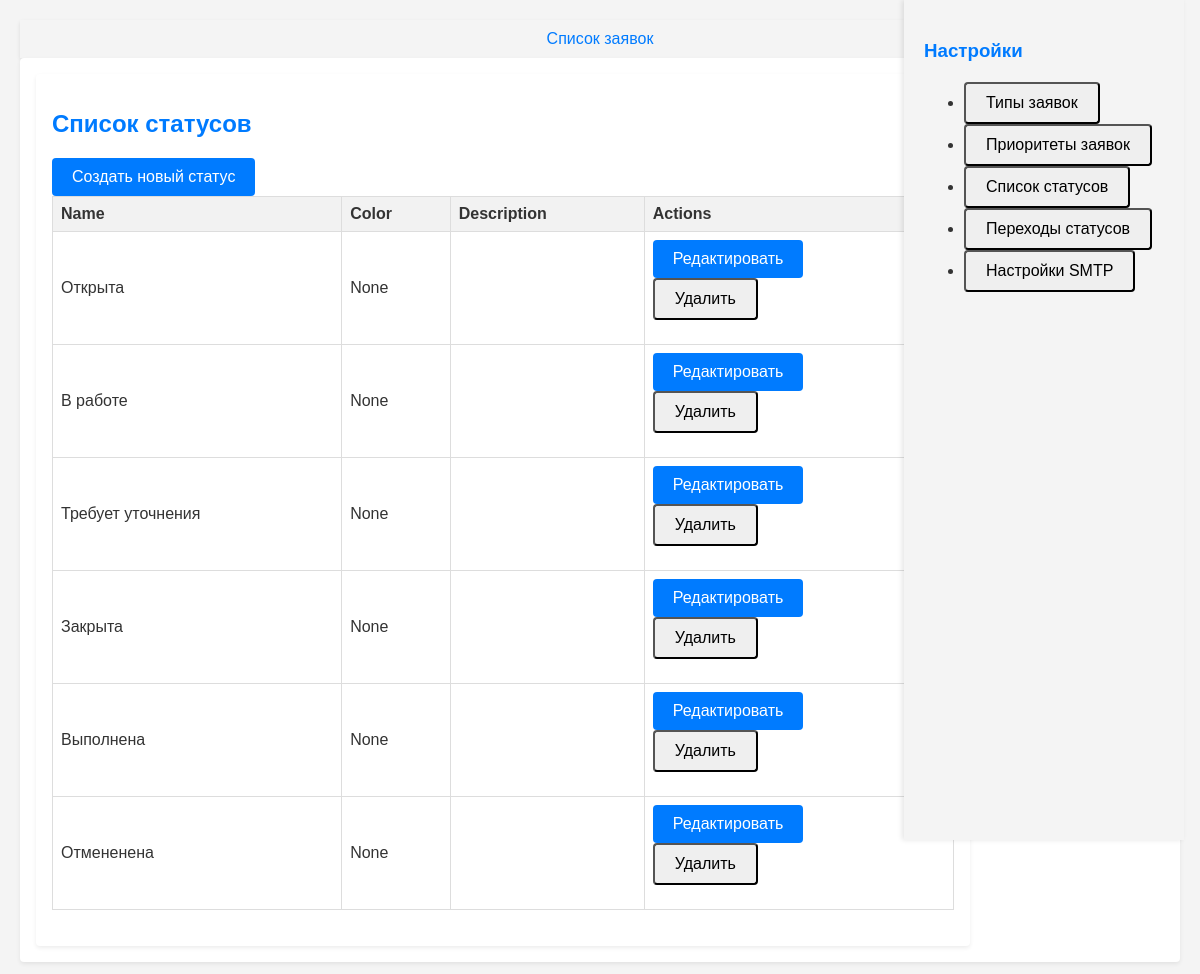
Page /status/ on the earlier database version.
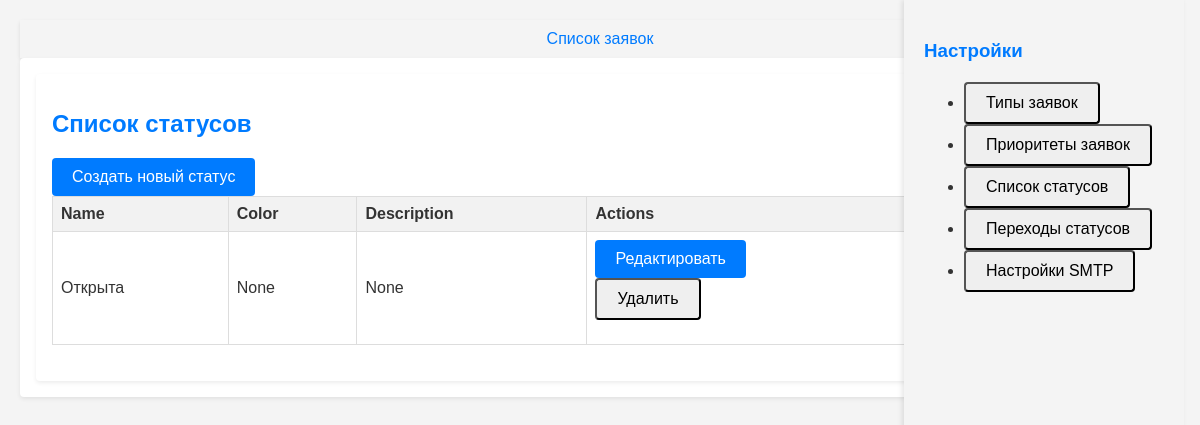
Same page on the later database version.
### service/models.py (models this page shows, shortened)
class Status(models.Model):
    name = models.CharField(max_length=50, unique=True)
    color = models.CharField(max_length=20, blank=True, null=True)
    description = models.TextField(blank=True, null=True)

### service/views/settings_views.py (the view)
# urls.py: path('status/', status_list, name='status_list'),
def status_list(request):
    statuses = Status.objects.all()
    return render(request, 'settings/status_list.html', {'statuses': statuses})

### service/templates/settings/status_list.html (shortened to what this page needs)
{% extends 'settings/settings_sidebar.html' %}
{% block settings_content %}
<div class="settings-content">
    <h2>Список статусов</h2>
    <a href="{% url 'create_status' %}" class="btn btn-primary">Создать новый статус</a>
    <div class="table-responsive">
        <table class="table table-hover">
            <thead class="thead-light">
                <tr>
                    <th>Name</th>
                    <th>Color</th>
                    <th>Description</th>
                    <th>Actions</th>
                </tr>
            </thead>
            <tbody>
                {% for status in statuses %}
                <tr>
                    <td>{{ status.name }}</td>
                    <td><span class="status-color" style="background-color: {{ status.color }};"></span> {{ status.color }}</td>
                    <td>{{ status.description }}</td>
                    <td>
                        <a href="{% url 'edit_status' status.id %}" class="btn btn-primary">Редактировать</a>
                        <form action="{% url 'delete_status' status.id %}" method="post" class="d-inline-block">
                            <button type="submit" class="btn btn-outline-danger btn-sm" onclick="return confirm('Вы уверены, что хотите удалить этот статус?');">Удалить</button>
                        </form>
                    </td>
                </tr>
                {% empty %}
                <tr>
                    <td colspan="4">Статусы не найдены.</td>
                </tr>
                {% endfor %}
            </tbody>
        </table>
    </div>
</div>
{% endblock %}

Differences in the rows shown:
removed Status: name "В работе", color "None"
removed Status: name "Требует уточнения", color "None"
removed Status: name "Закрыта", color "None"
removed Status: name "Выполнена", color "None"
removed Status: name "Отмененена", color "None"
changed Status "Открыта": description (not shown) → "None"
